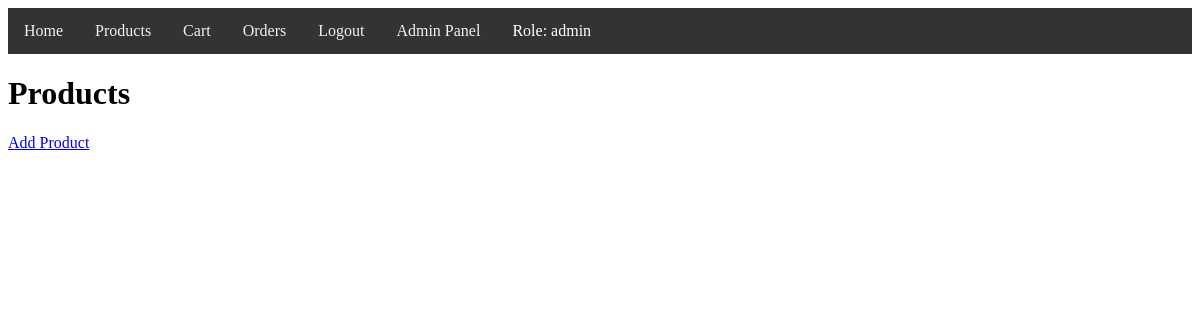
The page /products (signed in) on the database as committed earlier.
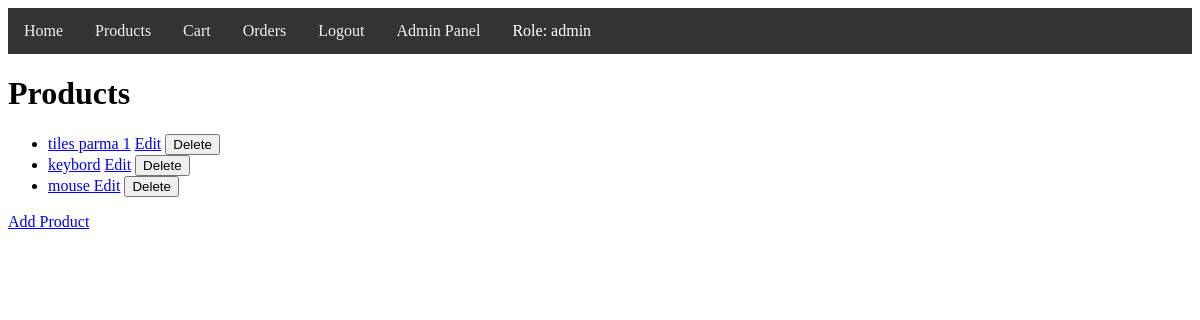
The same page on the database as committed later.
### models/product/product.py (models this page shows)
class Product(db.Model):
    id = db.Column(db.Integer, primary_key=True)
    name = db.Column(db.String(150), unique=True, nullable=False)
    description = db.Column(db.String(500), nullable=False)
    price = db.Column(db.Float, nullable=False)

### controllers/product/product_view.py (the view)
@product_blueprint.route('/products')
def products():
    if 'user_id' not in session:
        flash('You need to be logged in to view this page.', 'danger')
        return redirect(url_for('user.login'))
    all_products = product_repository.get_all_products()
    if 'user_id' in session:
        user = User.query.get(session.get('user_id'))
    else:
        user = None
    return render_template('products.html', products=all_products, user=user)

### controllers/product/product_repository.py (called while the page is built)
    def get_all_products(self):
        return Product.query.all()

### templates/products.html (shortened to what this page needs)
{% extends "base.html" %}
{% block content %}
<h1>Products</h1>
<ul>
    {% for product in products %}
    <li>
        <a href="{{ url_for('product.product_detail', product_id=product.id) }}">{{ product.name }}</a>
        {% if session.get('user_id') %}
            {% if session.get('role') in ['admin', 'user'] %}
                <a href="{{ url_for('product.edit_product', product_id=product.id) }}">Edit</a>
                <form method="POST" action="{{ url_for('product.delete_product', product_id=product.id) }}" style="display:inline;">
                    <button type="submit">Delete</button>
                </form>
            {% elif session.get('role') == 'client' %}
                <form method="POST" action="{{ url_for('order.add_to_cart', product_id=product.id) }}" style="display:inline;">
                    <input type="number" name="quantity" value="1" min="1" style="width: 50px;">
                    <button type="submit">Add to Cart</button>
                </form>
            {% endif %}
        {% endif %}
    </li>
    {% endfor %}
</ul>
{% if session.get('user_id') and session.get('role') in ['admin', 'user'] %}
    <a href="{{ url_for('product.add_product') }}">Add Product</a>
{% endif %}
{% endblock %}

Rows that differ between the two databases and show on the page:
added Product: name "tiles parma 1"
added Product: name "keybord"
added Product: name "mouse"
